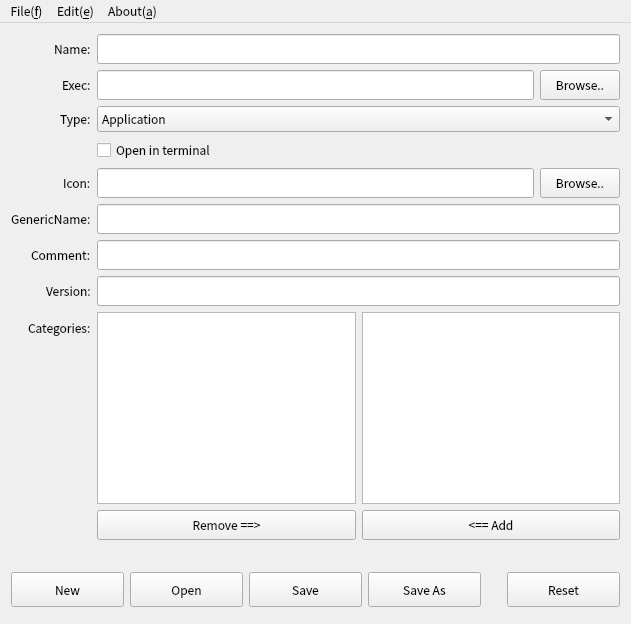
<?xml version="1.0" encoding="UTF-8"?>
<ui version="4.0">
 <class>MainWindow</class>
 <widget class="QMainWindow" name="MainWindow">
  <property name="enabled">
   <bool>true</bool>
  </property>
  <property name="geometry">
   <rect>
    <x>0</x>
    <y>0</y>
    <width>631</width>
    <height>624</height>
   </rect>
  </property>
  <property name="maximumSize">
   <size>
    <width>631</width>
    <height>624</height>
   </size>
  </property>
  <property name="font">
   <font>
    <family>Noto Sans CJK SC</family>
    <weight>50</weight>
    <bold>false</bold>
   </font>
  </property>
  <property name="windowTitle">
   <string>Desktop Entry Edit</string>
  </property>
  <widget class="QWidget" name="centralWidget">
   <layout class="QVBoxLayout" name="verticalLayout">
    <item>
     <layout class="QFormLayout" name="formLayout">
      <property name="sizeConstraint">
       <enum>QLayout::SetDefaultConstraint</enum>
      </property>
      <property name="labelAlignment">
       <set>Qt::AlignRight|Qt::AlignTrailing|Qt::AlignVCenter</set>
      </property>
      <item row="0" column="0">
       <widget class="QLabel" name="label">
        <property name="text">
         <string>Name:</string>
        </property>
       </widget>
      </item>
      <item row="1" column="0">
       <widget class="QLabel" name="label_2">
        <property name="text">
         <string>Exec:</string>
        </property>
       </widget>
      </item>
      <item row="2" column="0">
       <widget class="QLabel" name="label_3">
        <property name="text">
         <string>Type:</string>
        </property>
       </widget>
      </item>
      <item row="2" column="1">
       <widget class="QComboBox" name="cmbType">
        <item>
         <property name="text">
          <string>Application</string>
         </property>
        </item>
        <item>
         <property name="text">
          <string>Link</string>
         </property>
        </item>
       </widget>
      </item>
      <item row="3" column="1">
       <widget class="QCheckBox" name="chkTerminal">
        <property name="text">
         <string>Open in terminal</string>
        </property>
       </widget>
      </item>
      <item row="4" column="0">
       <widget class="QLabel" name="label_5">
        <property name="text">
         <string>Icon:</string>
        </property>
       </widget>
      </item>
      <item row="5" column="0">
       <widget class="QLabel" name="label_6">
        <property name="text">
         <string>GenericName:</string>
        </property>
       </widget>
      </item>
      <item row="6" column="0">
       <widget class="QLabel" name="label_7">
        <property name="text">
         <string>Comment:</string>
        </property>
       </widget>
      </item>
      <item row="7" column="0">
       <widget class="QLabel" name="label_8">
        <property name="text">
         <string>Version:</string>
        </property>
       </widget>
      </item>
      <item row="8" column="0">
       <widget class="QLabel" name="label_9">
        <property name="text">
         <string>Categories:</string>
        </property>
       </widget>
      </item>
      <item row="1" column="1">
       <layout class="QHBoxLayout" name="horizontalLayout">
        <item>
         <widget class="QLineEdit" name="editExec">
          <property name="minimumSize">
           <size>
            <width>0</width>
            <height>30</height>
           </size>
          </property>
          <property name="maximumSize">
           <size>
            <width>16777215</width>
            <height>30</height>
           </size>
          </property>
         </widget>
        </item>
        <item>
         <widget class="QPushButton" name="btnExec">
          <property name="minimumSize">
           <size>
            <width>0</width>
            <height>30</height>
           </size>
          </property>
          <property name="maximumSize">
           <size>
            <width>16777215</width>
            <height>30</height>
           </size>
          </property>
          <property name="text">
           <string>Browse..</string>
          </property>
         </widget>
        </item>
       </layout>
      </item>
      <item row="4" column="1">
       <layout class="QHBoxLayout" name="horizontalLayout_2">
        <item>
         <widget class="QLineEdit" name="editIcon">
          <property name="minimumSize">
           <size>
            <width>0</width>
            <height>30</height>
           </size>
          </property>
          <property name="maximumSize">
           <size>
            <width>16777215</width>
            <height>30</height>
           </size>
          </property>
         </widget>
        </item>
        <item>
         <widget class="QPushButton" name="btnIcon">
          <property name="minimumSize">
           <size>
            <width>0</width>
            <height>30</height>
           </size>
          </property>
          <property name="maximumSize">
           <size>
            <width>16777215</width>
            <height>30</height>
           </size>
          </property>
          <property name="text">
           <string>Browse..</string>
          </property>
         </widget>
        </item>
       </layout>
      </item>
      <item row="8" column="1">
       <layout class="QHBoxLayout" name="horizontalLayout_3">
        <property name="sizeConstraint">
         <enum>QLayout::SetDefaultConstraint</enum>
        </property>
        <item>
         <layout class="QVBoxLayout" name="verticalLayout_3">
          <item>
           <widget class="QListWidget" name="lstCategories"/>
          </item>
          <item>
           <widget class="QPushButton" name="btnRmCategory">
            <property name="minimumSize">
             <size>
              <width>0</width>
              <height>30</height>
             </size>
            </property>
            <property name="maximumSize">
             <size>
              <width>16777215</width>
              <height>30</height>
             </size>
            </property>
            <property name="text">
             <string>Remove ==&gt;</string>
            </property>
           </widget>
          </item>
         </layout>
        </item>
        <item>
         <layout class="QVBoxLayout" name="verticalLayout_2">
          <item>
           <widget class="QListView" name="lstNotCategories">
            <property name="minimumSize">
             <size>
              <width>0</width>
              <height>0</height>
             </size>
            </property>
            <property name="maximumSize">
             <size>
              <width>16777215</width>
              <height>16777215</height>
             </size>
            </property>
           </widget>
          </item>
          <item>
           <widget class="QPushButton" name="btnAddCategory">
            <property name="minimumSize">
             <size>
              <width>0</width>
              <height>30</height>
             </size>
            </property>
            <property name="maximumSize">
             <size>
              <width>16777215</width>
              <height>30</height>
             </size>
            </property>
            <property name="text">
             <string>&lt;== Add</string>
            </property>
           </widget>
          </item>
         </layout>
        </item>
       </layout>
      </item>
      <item row="0" column="1">
       <widget class="QLineEdit" name="editName">
        <property name="minimumSize">
         <size>
          <width>0</width>
          <height>30</height>
         </size>
        </property>
        <property name="maximumSize">
         <size>
          <width>16777215</width>
          <height>30</height>
         </size>
        </property>
       </widget>
      </item>
      <item row="5" column="1">
       <widget class="QLineEdit" name="editGenericName">
        <property name="minimumSize">
         <size>
          <width>0</width>
          <height>30</height>
         </size>
        </property>
        <property name="maximumSize">
         <size>
          <width>16777215</width>
          <height>30</height>
         </size>
        </property>
       </widget>
      </item>
      <item row="6" column="1">
       <widget class="QLineEdit" name="editComment">
        <property name="minimumSize">
         <size>
          <width>0</width>
          <height>30</height>
         </size>
        </property>
        <property name="maximumSize">
         <size>
          <width>16777215</width>
          <height>30</height>
         </size>
        </property>
       </widget>
      </item>
      <item row="7" column="1">
       <widget class="QLineEdit" name="editVersion">
        <property name="minimumSize">
         <size>
          <width>0</width>
          <height>30</height>
         </size>
        </property>
        <property name="maximumSize">
         <size>
          <width>16777215</width>
          <height>30</height>
         </size>
        </property>
       </widget>
      </item>
     </layout>
    </item>
    <item>
     <spacer name="horizontalSpacer">
      <property name="orientation">
       <enum>Qt::Horizontal</enum>
      </property>
      <property name="sizeHint" stdset="0">
       <size>
        <width>40</width>
        <height>20</height>
       </size>
      </property>
     </spacer>
    </item>
    <item>
     <layout class="QHBoxLayout" name="horizontalLayout_4">
      <item>
       <widget class="QPushButton" name="btnNew">
        <property name="minimumSize">
         <size>
          <width>0</width>
          <height>35</height>
         </size>
        </property>
        <property name="maximumSize">
         <size>
          <width>16777215</width>
          <height>35</height>
         </size>
        </property>
        <property name="text">
         <string>New</string>
        </property>
       </widget>
      </item>
      <item>
       <widget class="QPushButton" name="btnOpen">
        <property name="minimumSize">
         <size>
          <width>0</width>
          <height>35</height>
         </size>
        </property>
        <property name="maximumSize">
         <size>
          <width>16777215</width>
          <height>35</height>
         </size>
        </property>
        <property name="text">
         <string>Open</string>
        </property>
       </widget>
      </item>
      <item>
       <widget class="QPushButton" name="btnSave">
        <property name="minimumSize">
         <size>
          <width>0</width>
          <height>35</height>
         </size>
        </property>
        <property name="maximumSize">
         <size>
          <width>16777215</width>
          <height>35</height>
         </size>
        </property>
        <property name="text">
         <string>Save</string>
        </property>
       </widget>
      </item>
      <item>
       <widget class="QPushButton" name="btnSaveAs">
        <property name="minimumSize">
         <size>
          <width>0</width>
          <height>35</height>
         </size>
        </property>
        <property name="maximumSize">
         <size>
          <width>16777215</width>
          <height>35</height>
         </size>
        </property>
        <property name="text">
         <string>Save As</string>
        </property>
       </widget>
      </item>
      <item>
       <spacer name="verticalSpacer">
        <property name="orientation">
         <enum>Qt::Vertical</enum>
        </property>
        <property name="sizeHint" stdset="0">
         <size>
          <width>20</width>
          <height>40</height>
         </size>
        </property>
       </spacer>
      </item>
      <item>
       <widget class="QPushButton" name="btnReset">
        <property name="minimumSize">
         <size>
          <width>0</width>
          <height>35</height>
         </size>
        </property>
        <property name="maximumSize">
         <size>
          <width>16777215</width>
          <height>35</height>
         </size>
        </property>
        <property name="text">
         <string>Reset</string>
        </property>
       </widget>
      </item>
     </layout>
    </item>
   </layout>
  </widget>
  <widget class="QMenuBar" name="menuBar">
   <property name="geometry">
    <rect>
     <x>0</x>
     <y>0</y>
     <width>631</width>
     <height>23</height>
    </rect>
   </property>
   <widget class="QMenu" name="menuFILE">
    <property name="title">
     <string>File(&amp;f)</string>
    </property>
    <addaction name="actionNew"/>
    <addaction name="actionOpen"/>
   </widget>
   <widget class="QMenu" name="menuEdit">
    <property name="title">
     <string>Edit(&amp;e)</string>
    </property>
    <addaction name="actionSave_2"/>
    <addaction name="actionSave_As"/>
    <addaction name="separator"/>
    <addaction name="actionReset"/>
   </widget>
   <widget class="QMenu" name="menuHelp">
    <property name="title">
     <string>About(&amp;a)</string>
    </property>
   </widget>
   <addaction name="menuFILE"/>
   <addaction name="menuEdit"/>
   <addaction name="menuHelp"/>
  </widget>
  <action name="actionOpen">
   <property name="text">
    <string>Open(&amp;o)</string>
   </property>
  </action>
  <action name="actionSave">
   <property name="text">
    <string>Save</string>
   </property>
  </action>
  <action name="actionNew">
   <property name="text">
    <string>New(&amp;n)</string>
   </property>
  </action>
  <action name="actionClose_Without_Save">
   <property name="text">
    <string>Close(&amp;c)</string>
   </property>
  </action>
  <action name="actionSave_2">
   <property name="text">
    <string>Save(&amp;s)</string>
   </property>
  </action>
  <action name="actionReset">
   <property name="text">
    <string>Reset(&amp;r)</string>
   </property>
  </action>
  <action name="actionSave_As">
   <property name="text">
    <string>Save As(x)</string>
   </property>
  </action>
 </widget>
 <layoutdefault spacing="6" margin="11"/>
 <tabstops>
  <tabstop>editName</tabstop>
  <tabstop>editExec</tabstop>
  <tabstop>btnExec</tabstop>
  <tabstop>cmbType</tabstop>
  <tabstop>chkTerminal</tabstop>
  <tabstop>editIcon</tabstop>
  <tabstop>btnIcon</tabstop>
  <tabstop>editGenericName</tabstop>
  <tabstop>editComment</tabstop>
  <tabstop>editVersion</tabstop>
  <tabstop>lstCategories</tabstop>
  <tabstop>btnRmCategory</tabstop>
  <tabstop>lstNotCategories</tabstop>
  <tabstop>btnAddCategory</tabstop>
  <tabstop>btnNew</tabstop>
  <tabstop>btnOpen</tabstop>
  <tabstop>btnSave</tabstop>
  <tabstop>btnSaveAs</tabstop>
  <tabstop>btnReset</tabstop>
 </tabstops>
 <resources/>
 <connections/>
</ui>
